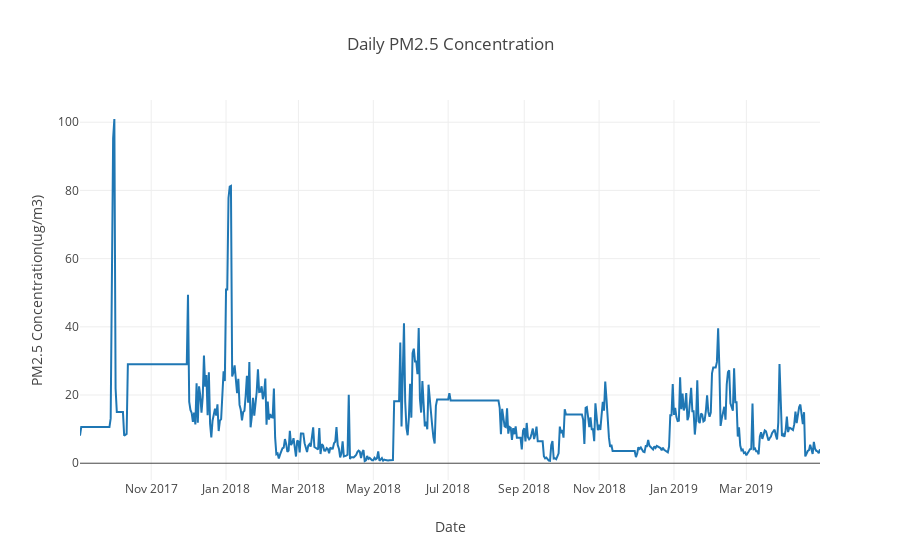

This figure's notebook cell:
### Code cell
average_daily_pm25 = go.Scatter(x=daily_average_airquality_data_concentrations['PM2.5(Ug/m3)'].dropna().index,
                         y = daily_average_airquality_data_concentrations['PM2.5(Ug/m3)'].dropna().values,
                         #mode='lines+markers',
                         #marker = dict(color=list(map(SetColor, y_average)), size = 17),
                         name='Average Daily PM2.5 Concentration'
                         #hoverinfo = 'text',
                         #text=[f'PM2.5 Concentration: {x:.2f} ug/m3' for x in daily_average_airquality_data_concentrations['PM2.5(Ug/m3)']]
                 )

layout = go.Layout(title='Daily PM2.5 Concentration', xaxis=dict(title='Date'),
                   yaxis=dict(title='PM2.5 Concentration(ug/m3)'))

fig = go.Figure(data=[average_daily_pm25], layout=layout)
iplot(fig)
pio.write_image(fig, os.path.join(filepath , 'daily_average_pm25_concentration_trend.png'))

### Figure 1 — Plotly figure (JSON) as saved in the notebook; plotly's stock layout.template omitted (floating-point values rounded to 4 significant figures; data arrays with more than 128 entries replaced by an {"elided": "..."} marker saying what was removed)
{"data": [{"name": "Average Daily PM2.5 Concentration", "type": "scatter", "uid": "161fa14e-f637-4f8c-b8ff-71f1679f35d0", "x": {"elided": "604 str values"}, "y": {"elided": "604 float values"}}], "layout": {"title": {"text": "Daily PM2.5 Concentration"}, "xaxis": {"title": {"text": "Date"}}, "yaxis": {"title": {"text": "PM2.5 Concentration(ug/m3)"}}}}
